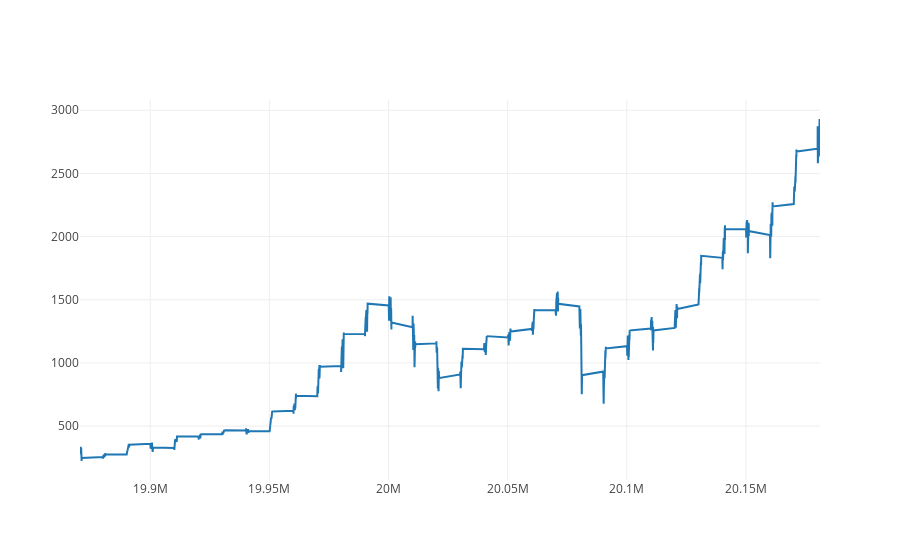

Notebook code cell kept with this figure:
### Code cell
btc_trace = go.Scatter(x=data.index, y=data['spindx'], name= 'spi')
py.iplot([btc_trace])

### Figure 1 — Plotly figure (JSON) as saved in the notebook; plotly's stock layout.template omitted (floating-point values rounded to 4 significant figures; data arrays with more than 128 entries replaced by an {"elided": "..."} marker saying what was removed)
{"data": [{"name": "spi", "type": "scatter", "uid": "cce6e557-360c-46a7-90e4-fc492e3e9131", "x": {"elided": "7931 int values"}, "y": {"elided": "7931 float values"}}], "layout": {}}
